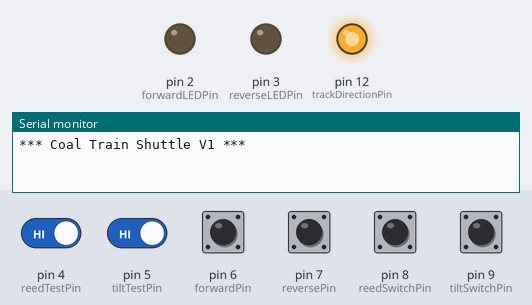
This sketch was run on a simulated Arduino Uno, built with avr-gcc and run on an emulated ATmega328P. Shown: output pins drawn as LEDs (lit = HIGH), the last lines printed to the serial monitor. Dashed ring = blinking. The test bench sets the inputs (shaded band); at power-on: pin 4 (reedTestPin), pin 5 (tiltTestPin), pin 6 (forwardPin), pin 7 (reversePin), pin 8 (reedSwitchPin), pin 9 (tiltSwitchPin) HIGH. Pins used as bus, display or sensor lines are not drawn.

Above: at 1.3 s.
1.4 s: pin 6 (forwardPin) pulled LOW for 0.15 s
At 1.47 s:
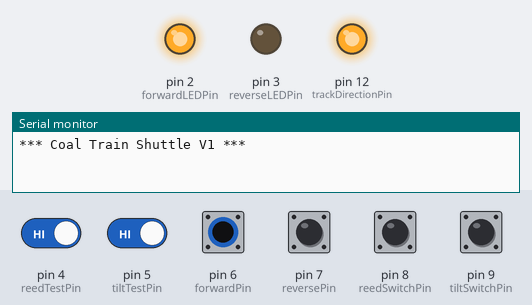
3.0 s: pin 7 (reversePin) pulled LOW for 0.15 s
At 3.07 s:
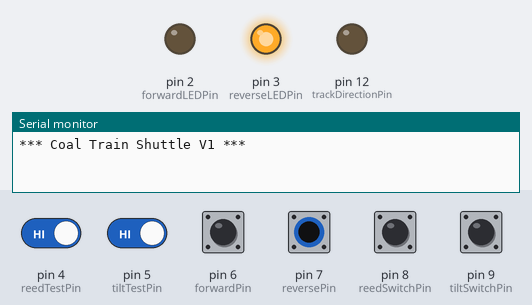
4.6 s: pin 4 (reedTestPin) driven LOW and pin 6 (forwardPin) driven LOW
At 8.0 s:
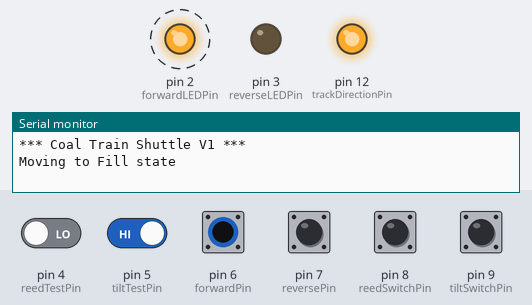
8.1 s: pin 5 (tiltTestPin) driven LOW
At 10.1 s:
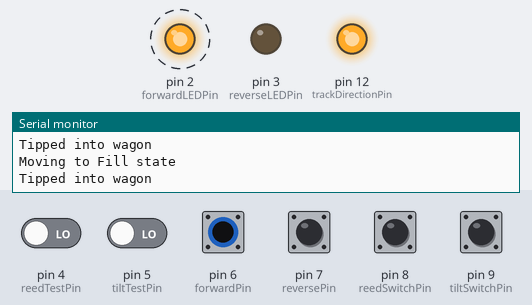
11.6 s: pin 6 (forwardPin) driven HIGH
At 13.2 s:
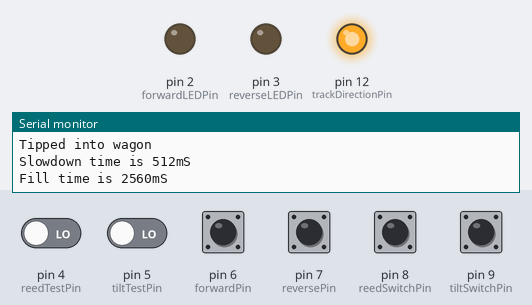
13.6 s: pin 6 (forwardPin) driven LOW
At 15.1 s:
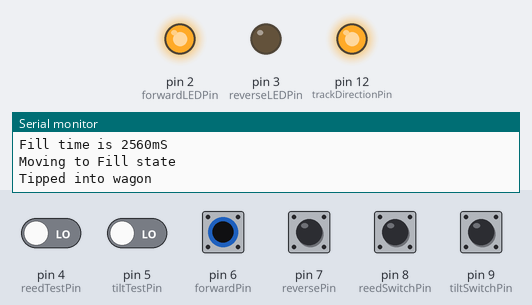
Timing chart, 0 to 24.8 s (numbered marks = the images above; inputs shaded):
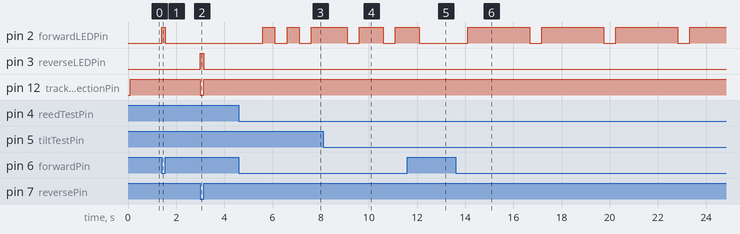

The sketch:

Coal-Shuttle.ino
```cpp
// Define  connections

#define forwardLEDPin 2
#define reverseLEDPin 3

#define reedTestPin 4
#define tiltTestPin 5
#define forwardPin 6
#define reversePin 7

#define reedSwitchPin 8
#define tiltSwitchPin 9

#define conveyorPowerPin 10
#define trackPowerPin 11
#define trackDirectionPin 12

#define slowAnalog A0
#define fillAnalog A1

#define ANALOG_TIME 10000

#define SHUTTLE_IDLE 0
#define SHUTTLE_REVERSE 1
#define SHUTTLE_FORWARD 2
#define SHUTTLE_POSITION_TIME 3
#define SHUTTLE_FILL_WAGON 4
#define SHUTTLE_FILL_TIME 5


#define CONVEYOR_OFF 0
#define CONVEYOR_ON 1

int mode = SHUTTLE_IDLE;
int lastSwitch = SHUTTLE_IDLE;
int switchPos;

// Delay times (read from analog ports)
int slowTime = 500;
int fillTime = 1000;

bool lastLED = false;

unsigned long flashTimer;
unsigned long analogTimer = 0L;

int conveyor = CONVEYOR_OFF;

void setup()
{
  Serial.begin(9600); // opens serial port, sets data rate to 9600 bps
  delay(100);

  Serial.println("*** Coal Train Shuttle V1 ***");

  // Set the relay outputs high first so they don't false trigger the relays
  digitalWrite(conveyorPowerPin, HIGH);
  digitalWrite(trackPowerPin, HIGH);
  digitalWrite(trackDirectionPin, HIGH);

  // Then set them as outputs
  pinMode(conveyorPowerPin, OUTPUT);
  pinMode(trackPowerPin, OUTPUT);
  pinMode(trackDirectionPin, OUTPUT);

  // Set the LEDs
  pinMode(forwardLEDPin, OUTPUT);
  pinMode(reverseLEDPin, OUTPUT);

  // and clear the LEDs
  digitalWrite(forwardLEDPin, LOW);
  digitalWrite(reverseLEDPin, LOW);

  // finally, set the other pins as inputs with pullups
  pinMode(reedSwitchPin, INPUT_PULLUP);
  pinMode(tiltSwitchPin, INPUT_PULLUP);
  pinMode(reedTestPin, INPUT_PULLUP);
  pinMode(tiltTestPin, INPUT_PULLUP);
  pinMode(forwardPin, INPUT_PULLUP);
  pinMode(reversePin, INPUT_PULLUP);

}


void loop()
{
  // Get Switch settings
  if (digitalRead(forwardPin) == LOW)
  {
    switchPos = SHUTTLE_FORWARD;
  }
  else if (digitalRead(reversePin) == LOW)
  {
    switchPos = SHUTTLE_REVERSE;
  }
  else
  {
    switchPos = SHUTTLE_IDLE;
  }

  // Check if it has changed
  if (switchPos != lastSwitch)
  {
    // Reset the state
    mode = switchPos;
    lastSwitch = switchPos;
  }
  else
  {
    if (mode == SHUTTLE_IDLE)
    {
      // Turn off all Relays
      digitalWrite(conveyorPowerPin, HIGH);
      digitalWrite(trackPowerPin, HIGH);
      digitalWrite(trackDirectionPin, HIGH);

      // and clear the LEDs
      digitalWrite(forwardLEDPin, LOW);
      digitalWrite(reverseLEDPin, LOW);

      // Read the trimmers for the timeout values
      if ((millis() - analogTimer) > ANALOG_TIME)
      {
        analogTimer = millis();

        // Slow time is 0 - 1024mS
        slowTime = analogRead(slowAnalog);
        Serial.print("Slowdown time is ");
        Serial.print(slowTime);
        Serial.println("mS");

        // Fill time is 0 - 5120mS
        fillTime = analogRead(fillAnalog) * 5;
        Serial.print("Fill time is ");
        Serial.print(fillTime);
        Serial.println("mS");

      }
    }
    else if (mode == SHUTTLE_REVERSE)
    {
      // In reverse, just power the track
      digitalWrite(conveyorPowerPin, HIGH);
      digitalWrite(trackDirectionPin, LOW);
      digitalWrite(trackPowerPin, LOW);

      digitalWrite(forwardLEDPin, LOW);
      digitalWrite(reverseLEDPin, HIGH);
    }
    else if (mode == SHUTTLE_FORWARD)
    {
      // Forward, power the track
      digitalWrite(conveyorPowerPin, HIGH);
      digitalWrite(trackDirectionPin, HIGH);
      digitalWrite(trackPowerPin, LOW);

      digitalWrite(forwardLEDPin, HIGH);
      digitalWrite(reverseLEDPin, LOW);

      // Look to see if the reed switch is triggered
      if (digitalRead(reedSwitchPin) == LOW || digitalRead(reedTestPin) == LOW)
      {
        // Yes, start the delay and move to the fill state. Turn off the LED ready
        mode = SHUTTLE_FILL_WAGON;
        digitalWrite(forwardLEDPin, LOW);
        Serial.println("Moving to Fill state");
        delay(slowTime);
        flashTimer = millis();
        lastLED = false;
      }
    }
    else if (mode == SHUTTLE_FILL_WAGON)
    {
      // When filling, power off the track and turn on the conveyor. Flash the LED. Wait for tilt.
      digitalWrite(conveyorPowerPin, LOW);
      digitalWrite(trackDirectionPin, HIGH);
      digitalWrite(trackPowerPin, HIGH);

      digitalWrite(reverseLEDPin, LOW);

      // Flash the LED every 0.5s
      if ((millis() - flashTimer) > 500L)
      {
        if (lastLED == true)
        {
          digitalWrite(forwardLEDPin, LOW);
          lastLED = false;
          flashTimer = millis();
        }
        else
        {
          digitalWrite(forwardLEDPin, HIGH);
          lastLED = true;
          flashTimer = millis();
        }
      }

      // Look to see if the tilt switch is triggered
      if (digitalRead(tiltSwitchPin) == LOW || digitalRead(tiltTestPin) == LOW)
      {
        // Yes, stop the conveyor immediatly
        digitalWrite(conveyorPowerPin, HIGH);

        // Turn the LED back on. Start the delay and move back to forward.
        mode = SHUTTLE_FORWARD;
        digitalWrite(forwardLEDPin, HIGH);
        Serial.println("Tipped into wagon");
        delay(fillTime);
      }
    }
    else
    {
      // Invalid state so go idle
      mode = SHUTTLE_IDLE;
    }
  }
}
```

Measured:
- after the input at 1.4 s, pin 2 (forwardLEDPin): LOW → HIGH at once, → LOW 0.15 s later
- after the input at 3.0 s, pin 3 (reverseLEDPin): LOW → HIGH at once, → LOW 0.15 s later; pin 12 (trackDirectionPin): HIGH → LOW at once, → HIGH 0.15 s later
- after the input at 4.6 s, pin 2 (forwardLEDPin): alternates HIGH for 0.50 s and LOW for 0.50 s, starting after 1.0 s
- after the input at 8.1 s, pin 2 (forwardLEDPin): alternates HIGH for 1.0 s and LOW for 0.50 s, starting after 1.0 s
- after the input at 11.6 s, pin 2 (forwardLEDPin): goes on until 12.1 s, then stays LOW
- after the input at 13.6 s, pin 2 (forwardLEDPin): alternates HIGH for 2.6 s and LOW for 0.51 s, starting after 0.51 s
